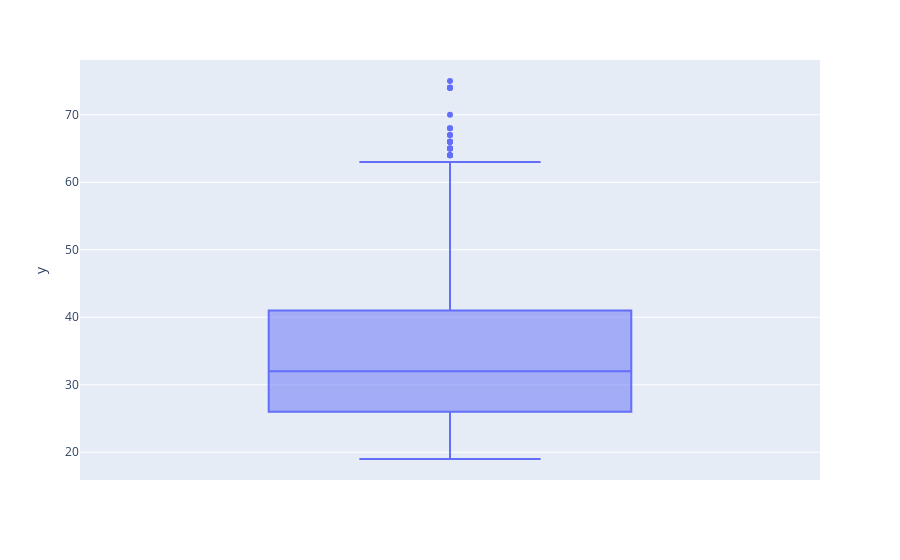

Source (notebook cell):
### Code cell
#13 ทำ Data Visualization อื่นๆ (แล้วแต่เลือก)
px.box(y=df['Age'])

### Figure 1 — Plotly figure (JSON) as saved in the notebook; plotly's stock layout.template omitted (floating-point values rounded to 4 significant figures; data arrays with more than 128 entries replaced by an {"elided": "..."} marker saying what was removed)
{"data": [{"alignmentgroup": "True", "hoverlabel": {"namelength": 0}, "hovertemplate": "y=%{y}", "legendgroup": "", "marker": {"color": "#636efa"}, "name": "", "notched": false, "offsetgroup": "", "orientation": "v", "showlegend": false, "type": "box", "x0": " ", "xaxis": "x", "y": {"elided": "817 int values"}, "y0": " ", "yaxis": "y"}], "layout": {"boxmode": "group", "legend": {"tracegroupgap": 0}, "margin": {"t": 60}, "xaxis": {"anchor": "y", "domain": [0, 1]}, "yaxis": {"anchor": "x", "domain": [0, 1], "title": {"text": "y"}}}}
